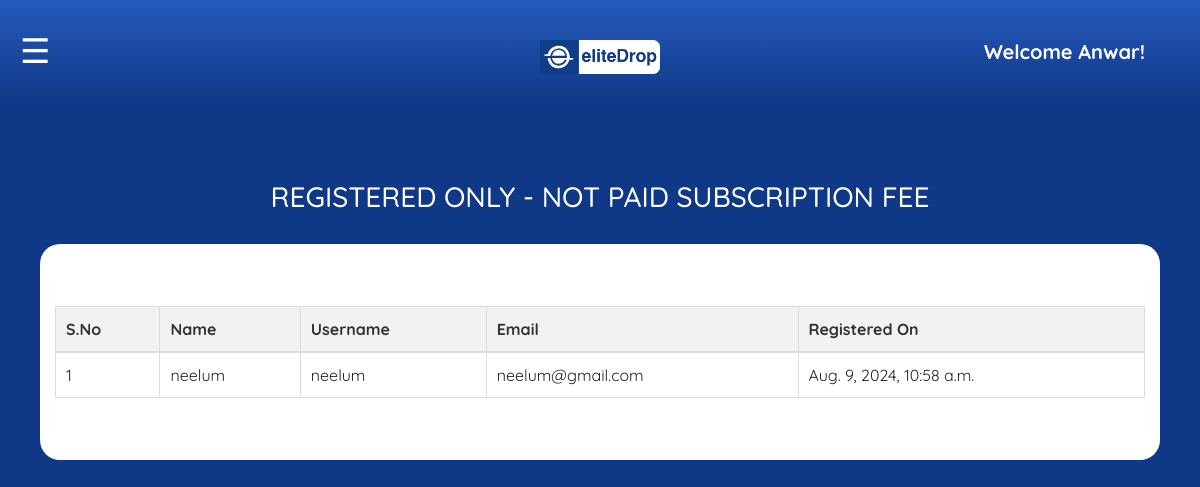
/redistered_users/ (signed in), run on the app's committed database.
### base/models.py (models this page shows, shortened)
class Profile(models.Model):
    name = models.CharField(max_length=100)
    niche = models.ForeignKey(Niche, on_delete=models.CASCADE, null=True, blank=True)
    fee_paid = models.BooleanField(default=False)
    joining_date = models.DateTimeField(auto_now_add=False)
    username = models.CharField(max_length=100)
    email = models.EmailField(blank=False, null=False)
    user_subscription_record = models.BooleanField(default=False)
    p1 = models.BooleanField(default=False, blank=True, null=True)
    p2 = models.BooleanField(default=False, blank=True, null=True)
    p3 = models.BooleanField(default=False, blank=True, null=True)

### base/views.py (the view)
def redistered_users(request):
    non_staff_users = User.objects.filter(is_staff=False)
    registered_profiles = []
    for users in non_staff_users:
        profile = Profile.objects.filter(username = users.username)
        for p in profile:
            if not p.fee_paid:
                registered_profiles.append(p)
    return render(request, 'view_registered_users.html', {'registered_profiles':registered_profiles})

### base/templates/view_registered_users.html (shortened to what this page needs)
<!DOCTYPE html>
{% load static %}
<html lang="en">
<head>
        <link rel="stylesheet" href="{% static 'css/owl.carousel.min.css' %}">
        <link rel="stylesheet" href="{% static 'css/bootstrap.min.css' %}">
        <link rel="stylesheet" href="{% static 'css/style.css' %}">
        <link rel="stylesheet" href="https://cdn.jsdelivr.net/gh/freeps2/a7rarpress@main/swiper-bundle.min.css">
</head>
<body style="background-color: #0f3887;">
    {% include 'header.html' %}
    {% if user.is_authenticated and user.is_staff %}
        <div class="container1">
            <div class="hamburger" id="hamburger">
                ☰
            </div>
            <div class="content" style="padding-top: 180px;">
                <div class="container ">
                    <h3 style="text-align: center; color: white;">REGISTERED ONLY - NOT PAID SUBSCRIPTION FEE</h3>
                    <div class="row reg_form mb-4 product_card" style="display: flex; justify-content: center;">
                        {% if registered_profiles %}
                        <table style="width: 100%; border-collapse: collapse; margin: 20px 0; font-size: 16px; text-align: left;">
                            <thead>
                                <tr style="background-color: #f2f2f2; color: #333; border-bottom: 2px solid #ddd;">
                                    <th style="padding: 10px; border: 1px solid #ddd;">S.No</th>
                                    <th style="padding: 10px; border: 1px solid #ddd;">Name</th>
                                    <th style="padding: 10px; border: 1px solid #ddd;">Username</th>
                                    <th style="padding: 10px; border: 1px solid #ddd;">Email</th>
                                    <th style="padding: 10px; border: 1px solid #ddd;">Registered On</th>
                                </tr>
                            </thead>
                            <tbody>
                                {% for p in registered_profiles %}
                                <tr>
                                    <td style="padding: 10px; border: 1px solid #ddd;">{{ forloop.counter }}</td>
                                    <td style="padding: 10px; border: 1px solid #ddd;">{{ p.name }}</td>
                                    <td style="padding: 10px; border: 1px solid #ddd;">{{ p.username }}</td>
                                    <td style="padding: 10px; border: 1px solid #ddd; ">{{ p.email }}</td>
                                    <td style="padding: 10px; border: 1px solid #ddd;">{{ p.joining_date}}</td>
                                </tr>
                                {% endfor %}
                            </tbody>
                        </table>
                        {% else %}
                            <h5 style="text-align: center; color: red;">No Such Users found who registered but not paid subscription fee!</h5>
                        {% endif %}
                    </div>
                    </div>
                </div>
            </div>
    {% else %}
      <div class="container">
        <div class="row" style="height: 400px; display: flex; align-items: center; justify-content: center;">
            <h5 style="color: white;">You are can't access this page, because you are not Staff Member/Admin </h5>
        </div>
      </div>
    {% endif %}
</body>
</html>

### base/templates/header.html
<header role="banner" style="background-image: linear-gradient(to bottom, #255abc, #0f3887);">
    {% load static %}
    <nav>
      <div class="container">
        <div class="row">
            <div class="col-sm-4"></div>
            <div class="col-sm-4" style="display: flex; justify-content: center; padding-top: 10px;">
                <a  href="{% url 'dashboard' %}" >
                    <img src="{% static 'image/logo.webp' %}" alt="logo" style="width: 120px;">
                </a>
            </div>
            <div class="col-sm-4" style="display: flex; justify-content: end;">
                {%if user.is_authenticated %}
                    <h5 style="color: white; font-weight: bolder; padding-top: 10px;">Welcome {{request.user.username|capfirst }}!</h5>
                {%endif%}
            </div>
        </div>
      </div>
    </nav>
</header>

### base/static/css/style.css (style rules this page uses)
body { font-family: "Quicksand", -apple-system, BlinkMacSystemFont, "Segoe UI", Roboto, "Helvetica Neue", Arial, "Noto Sans", sans-serif, "Apple Color Emoji", "Segoe UI Emoji", "Segoe UI Symbol", "Noto Color Emoji"; background-color: #fff; position: relative; }
body:before { content: ""; position: absolute; top: 0; left: 0; right: 0; bottom: 0; background: rgba(0, 0, 0, 0.5); -webkit-transition: .3s all ease; -o-transition: .3s all ease; transition: .3s all ease; opacity: 0; visibility: hidden; z-index: 1; }
.row { padding: 0px !important; margin: 0px !important; }
a { -webkit-transition: .3s all ease; -o-transition: .3s all ease; transition: .3s all ease; }
a, a:hover { text-decoration: none !important; }
header { position: absolute; top: 0; left: 0; width: 100%; z-index: 5; padding: 0px 0; }
@media (min-width: 768px) { header { padding: 30px 0; } }
.product_card { background-color: white !important; padding: 42px 15px !important; border-radius: 20px !important; margin-top: 30px !important; }
.fb_targeting h4,h5,p { color: white ; }
table { width: inherit; border-collapse: collapse; margin-top: 20px; }
th { border-bottom: 2px solid rgb(173, 173, 173); }
th, td { padding: 8px; text-align: left; }

### base/templates/view_registered_users.html (style rules this page uses)
.container1 { display: flex; height: 100vh; }
.hamburger { position: absolute; top: 25px; left: 20px; font-size: 34px; cursor: pointer; z-index: 1000; color: white; }
.content { flex: 1; padding: 20px; }

### data on the page
Profile: name "neelum", username "neelum", email "neelum@gmail.com", joining_date "Aug. 9, 2024, 10:58 a.m."

### other printed values
{{ request.user.username|capfirst }} "Anwar"
